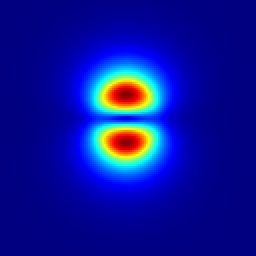
#> input picture Descriptor_momentos_HU/modoos/modo001.png, 128 x 128 px, found by its file name (shown 2 times larger); its folder holds only this picture in this run
$ jupyter execute --allow-errors 'descriptor_ momentos_de_HU.ipynb'
#> lines starting #> are read from the running program, lines starting #| are printed output that depends on the picture; after the words box and inside, x2 and y2 are one past the last pixel; in counts of white or black regions, pixels touching at a corner belong together
## <strong>Momentos geométricos</strong>

El momento geométrico $M$ de orden $p+q$ expresado como $M_{pq}$, de una
función de distribución de intensidad en el plano real $f(x,y)$, está dado por:

\begin{equation}
M_{p q}=\sum_x \sum_y x^p y^q f(x, y)
\end{equation}

Los momento central normalizado $(p-q)$ se define como

\begin{equation}
\eta_{p q}=\frac{M_{p q}}{M_{00}^\beta}
\end{equation}

donde

\begin{equation}
\beta=\frac{p+q}{2}+1
\end{equation}
y
\begin{equation}
p+q \geq 2
\end{equation}

A partir de estos momentos centrales normalizados, es posible calcular siete cantidades derivadas atribuidas a Hu (también denominadas momentos de Hu) que son invariantes a la traslación, la escala y la rotación

[cell 1]
import cv2
import numpy as np
import os
import math
import pandas as pd
import matplotlib.pyplot as plt
import imutils
from sklearn.utils import shuffle
from sklearn.model_selection import train_test_split
from sklearn.model_selection import train_test_split
from sklearn.metrics import classification_report
from sklearn.metrics import confusion_matrix
from sklearn.svm import SVC
from sklearn.metrics import accuracy_score
from sklearn.metrics import precision_score

[cell 2]
m1= []
ejemplo_dir = r'C:\Users\Sebastian\OneDrive - INSTITUTO TECNOLOGICO METROPOLITANO - ITM\Desktop\Cursos_vision artificial\Descriptor_momento de HU\modoos'  #direccion de la imagen
contenido = os.listdir(ejemplo_dir)
for fichero in contenido:
    if os.path.isfile(os.path.join(ejemplo_dir, fichero)) and fichero.endswith('.png'):  #Busca todos los ficheros que termian en .png
        m1.append(fichero) #Lo agrega a la lista
m1.sort()
momentos_hu = []
moments_trans = []

#> (a cell that did not finish here is left out)

Tenga en cuenta que hu[1] no es comparable en magnitud a hu[7]. Podemos usar una transformación de registro que se proporciona a continuación para traerlos al mismo rango

\begin{equation}
H_i=-\operatorname{sign}\left(h_i\right) \log \left|h_i\right|
\end{equation}

[cell 4]
for image_path in m1:

    # Cargamos la imagen y la convertimos en escala de grises.
    img=cv2.imread(ejemplo_dir+'/'+str(image_path),0)#Leer la imagen con openCV, y se carga en escala de grises
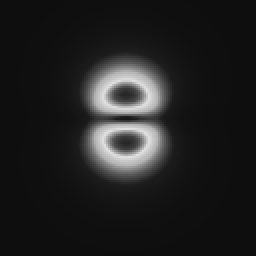
#> img: shape (128, 128) (shown 2 times larger); min 14, max 225, mean 32.5

    ret, thresh = cv2.threshold(img,37,255,cv2.THRESH_BINARY)
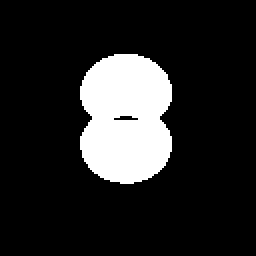
#> thresh: shape (128, 128) (shown 2 times larger); 15.1% white; 1 white region


    # Extraemos el contorno de la figura en la imagen.
    contours = cv2.findContours(thresh.copy(), cv2.RETR_EXTERNAL, cv2.CHAIN_APPROX_SIMPLE)
#> contours = 1 contour; box (x1, y1, x2, y2) and area: (40, 27, 86, 92) 2410


    # Nos quedamos con el contorno de mayor área.
    contours = imutils.grab_contours(contours)
    contour = max(contours, key=cv2.contourArea)
#> contour = contour of 84 points, box (x1, y1, x2, y2) (40, 27, 86, 92), area 2410

    # Obtenemos la región de interés correspondiente al contorno.
    x, y, width, height = cv2.boundingRect(contour)
#> x = 40; y = 27; width = 46; height = 65
    roi = cv2.resize(thresh[y:y + height, x:x + width], (50, 50))
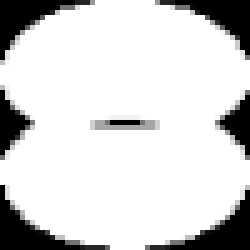
#> roi: shape (50, 50) (shown 5 times larger); min 0, max 255, mean 211.3

    #calculamos el vector característico utilizando los momentos de Hu.
    moments = cv2.HuMoments(cv2.moments(roi)).flatten()
#> moments = [0.000648, 3.2e-10, 5.16e-16, 1.47e-18, 3.18e-35, 1.25e-23, 2.54e-35]
    trans = -1 * np.sign(moments) * np.log10(np.abs(moments))
#> trans = [3.19, 9.5, 15.29, 17.83, 34.5, 22.9, 34.6]

    # Agregamos el vector característico a la lista de datos.
    momentos_hu.append(moments)
    moments_trans.append(trans)

momentos_hu = np.asarray(momentos_hu)
moments_trans = np.asarray(moments_trans)

#print(momentos)

$ run again, on Descriptor_momentos_HU/modoos/modo017.png
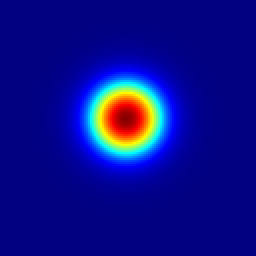
#> input picture Descriptor_momentos_HU/modoos/modo017.png, 128 x 128 px, found by its file name (shown 2 times larger)
#> `ret, thresh = cv2.threshold(img,37,255,cv2.THRESH_BINARY)`:
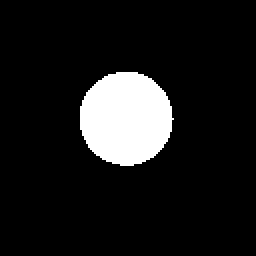
#> thresh: shape (128, 128) (shown 2 times larger); 10.5% white; 1 white region
#> contours = 1 contour; box (x1, y1, x2, y2) and area: (40, 36, 87, 83) 1657
#> contour = contour of 65 points, box (x1, y1, x2, y2) (40, 36, 87, 83), area 1657
#> x = 40; y = 36; width = 47
#> `roi = cv2.resize(thresh[y:y + height, x:x + width], (50, 50))`:
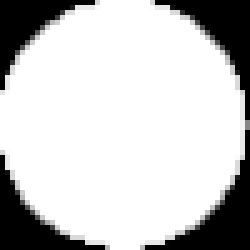
#> roi: shape (50, 50) (shown 5 times larger); min 0, max 255, mean 198.7
#> moments = [0.000625, 3.46e-11, 2.36e-15, 4.29e-18, 1.44e-34, -3.73e-25, 4.07e-34]
#> trans = [3.2, 10.46, 14.63, 17.37, 33.84, -24.43, 33.39]
